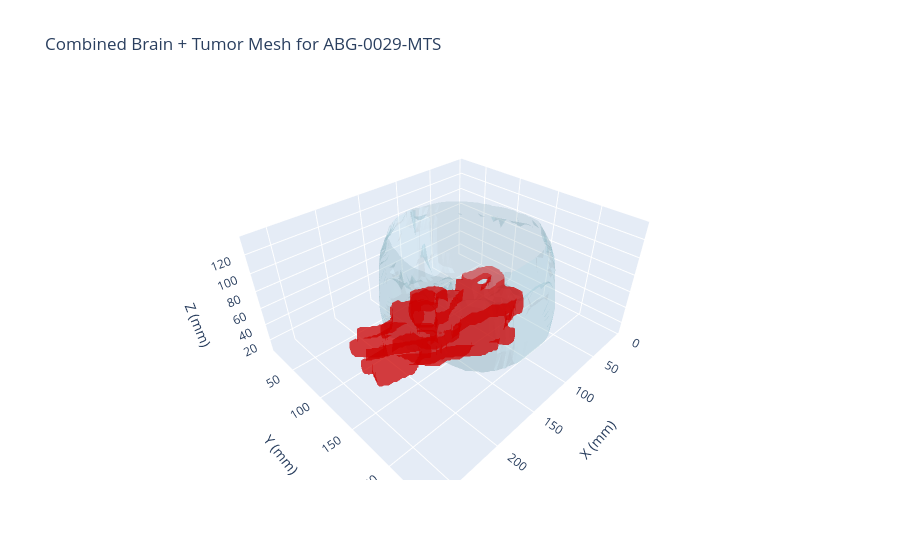

The notebook cell this image was saved under:
### Code cell
# Combine the brain and tumor meshes into a single Plotly figure
# Uses the already-reduced meshes from previous cells (with voxel spacing applied)
if seg_arr is not None and seg_arr.max() > 0:
    combined_fig = go.Figure(data=[
        go.Mesh3d(
            x=verts_brain_scaled[:,0], y=verts_brain_scaled[:,1], z=verts_brain_scaled[:,2],
            i=faces_brain[:,0], j=faces_brain[:,1], k=faces_brain[:,2],
            color='lightblue', opacity=0.25, name='Brain Surface', flatshading=True
        ),
        go.Mesh3d(
            x=verts_scaled[:,0], y=verts_scaled[:,1], z=verts_scaled[:,2],
            i=faces[:,0], j=faces[:,1], k=faces[:,2],
            color='red', opacity=0.5, name='Tumor Segmentation', flatshading=True
        )
    ])
    
    combined_fig.update_layout(
        scene=dict(
            xaxis_title='X (mm)', yaxis_title='Y (mm)', zaxis_title='Z (mm)',
            aspectmode='data'
        ),
        title=f'Combined Brain + Tumor Mesh for {CASE_ID}'
    )
    
    output_combined = OUTPUTS / f'combined_mesh_{CASE_ID}.html'
    combined_fig.write_html(str(output_combined))
    file_size_mb = os.path.getsize(output_combined) / (1024 * 1024)
    print(f'Combined mesh saved to {output_combined} ({file_size_mb:.1f} MB)')
    
    combined_fig.show()
else:
    print('No segmentation available for combined visualization')

### Figure 1 — Plotly figure (JSON) as saved in the notebook; plotly's stock layout.template omitted (floating-point values rounded to 4 significant figures; data arrays with more than 128 entries replaced by an {"elided": "..."} marker saying what was removed)
{"data": [{"color": "lightblue", "flatshading": true, "i": {"elided": "4904 int values"}, "j": {"elided": "4904 int values"}, "k": {"elided": "4904 int values"}, "name": "Brain Surface", "opacity": 0.25, "type": "mesh3d", "x": {"elided": "2535 float values"}, "y": {"elided": "2535 float values"}, "z": {"elided": "2535 float values"}}, {"color": "red", "flatshading": true, "i": {"elided": "17002 int values"}, "j": {"elided": "17002 int values"}, "k": {"elided": "17002 int values"}, "name": "Tumor Segmentation", "opacity": 0.5, "type": "mesh3d", "x": {"elided": "8520 float values"}, "y": {"elided": "8520 float values"}, "z": {"elided": "8520 float values"}}], "layout": {"scene": {"aspectmode": "data", "xaxis": {"title": {"text": "X (mm)"}}, "yaxis": {"title": {"text": "Y (mm)"}}, "zaxis": {"title": {"text": "Z (mm)"}}}, "title": {"text": "Combined Brain + Tumor Mesh for ABG-0029-MTS"}}}
